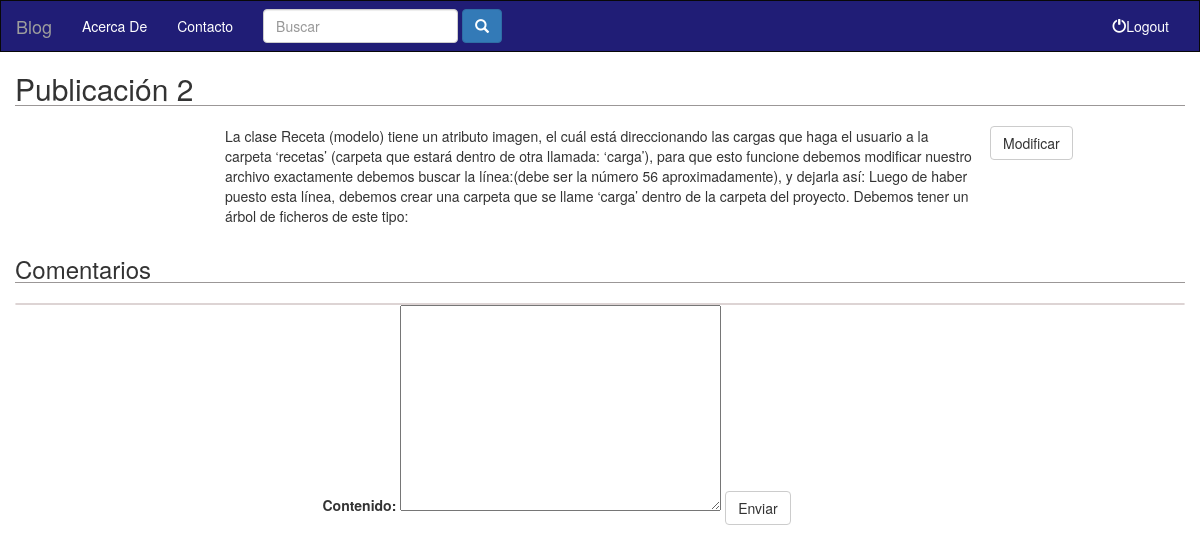
Page /publicaciones/2-Publicacion-2 on the earlier database version.
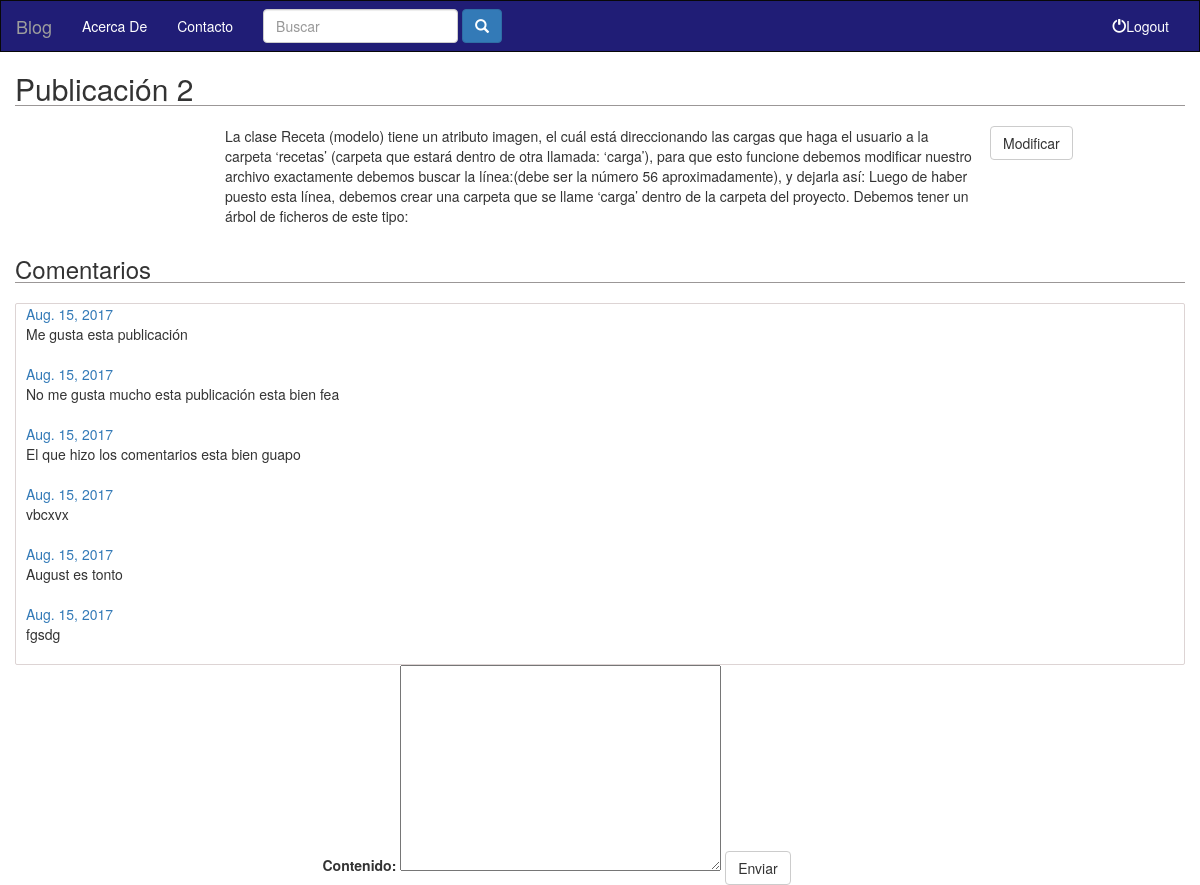
Same page on the later database version.
### publicaciones/models.py (models this page shows, shortened)
class Publicacion(models.Model):
    titulo = models.CharField(max_length=450)
    contenido = models.TextField()
    fecha = models.DateField(auto_now=False,auto_now_add=True)
    titulo_formato = models.CharField(max_length=80,null=True)
    class Admin:
        list_display = ('titulo', 'fecha' , 'titulo_formato')
        list_filter = ('titulo', 'fecha')
        ordering = ('-fecha')
        search_fields = ('titulo')

class Comentario(models.Model):
    contenido = models.TextField()
    fecha = models.DateField(auto_now=False,auto_now_add=True)
    publicacion = models.ForeignKey(Publicacion,on_delete=models.CASCADE)
    class Admin:
        ordering = ('-fecha')
        search_fields = ('contenido')

### publicaciones/views.py (the view)
# urls.py: url(r'^(?P<titulo_formateado>[a-zA-Z0-9-]+)', views.detalle, name='detalle'),
def detalle(request, titulo_formateado):
    publicacion = get_object_or_404(Publicacion, titulo_formato=titulo_formateado)
    form = ComentarioForm(request.POST or None)
    form.publicacion = publicacion
    if form.is_valid():
        form.save()
        form = ComentarioForm()
    context = { 'publicacion':publicacion,
                'form':form }
    return render(request,'publicaciones/detalle_publicacion.html', context)

### publicaciones/forms.py
class ComentarioForm(forms.ModelForm):
    class Meta:
        model = Comentario
        fields = ['contenido','publicacion']

### templates/publicaciones/detalle_publicacion.html (shortened to what this page needs)
{% extends 'base.html' %}
{% block body%}
        <div class="container">
            <div class="row">
                <section>
                    <h2 class="section-title">{{ publicacion.titulo }}</h2>
                      <a href="{% url 'publicaciones:modificarPublicacion' publicacion.titulo_formato %}">
                        <button type="submit" class="btn btn-default">Modificar</button>
                      </a>
                    <p class="col-xs-12 col-md-8 col-md-offset-2">
                        {{ publicacion.contenido }}
                    </p>
                </section>
            </div>
            <div class="row">
                <section class="">
                    <h3 class="section-title">Comentarios</h2>
                    <div class="comentarios col-md-12">
                    {% for comentario in publicacion.comentario_set.all %}
                        <div class="comentario">
                            <a href="">{{comentario.fecha}}</a>
                            <br>
                            {{ comentario.contenido }}
                        </div>
                    {% endfor %}
                    </div>
                    <form action="" class="col-xs-12 col-md-6 col-md-offset-3 " method="POST">
                        {{form.contenido.label_tag}}
                        {{form.contenido}}
                        <button type="submit" class="btn btn-default" action="" method="POST">Enviar</button>
                    </form>
                </section>
            </div>
        </div>
{% endblock %}

### templates/base.html (shortened to what this page needs)
<!DOCTYPE html>
<html lang="en">
<head>
    {% load staticfiles %}
    <link rel="stylesheet" href="{% static 'css/bootstrap.min.css' %}">
    <link rel="stylesheet" href="{% static 'css/estilos.css' %}">
     <link rel="stylesheet" href="../static/css/bootstrap.min.css">
    <link rel="stylesheet" href="../static/css/estilos.css">
</head>
<body>
    <header>
        <nav class=" navbar navbar-inverse">
            <div class="container-fluid">
                <div class="navbar-header">
                    <a href="{% url 'inicio'%}" class="navbar-brand">Blog</a>
                </div>
                <div class="collapse navbar-collapse" id="navbar-1">
                    <ul class="nav navbar-nav">
                        <li class="{% block active_about %}{% endblock %}"><a href="{% url 'about' %}">Acerca De</a></li>
                        <li class="{% block active_contact %}{% endblock %}"><a href="{% url 'contacto' %}"></span>Contacto</a></li>
                    </ul>
                     <from class="navbar-form navbar-left">
                        <div class="form-group">
                            <input name='publicacion' type="text" class="form-control" placeholder="Buscar">
                        </div>
                        <button type="submit" class="btn btn-primary">
                            <span class="glyphicon glyphicon-search"></span>
                        </button>
                    </from>
                    <ul class="nav navbar-nav navbar-right">
                        <li><a href="#"><span class="glyphicon glyphicon-off"></span>Logout</a></li>
                    </ul>
                </div>
            </div>
        </nav>
    </header>
    <div class="container-fluid">
        {% block body%}
        {% endblock %}
    </div>
</body>
</html>

### static/css/estilos.css (style rules this page uses)
.navbar { border-radius: 0; margin-bottom: 0px; }
.navbar-inverse .navbar-nav>li>a { color: #fff }
.navbar-inverse .navbar-nav>li { -webkit-transition: background-color 0.3s; }
.navbar-inverse { background-color: #201d76; }
h2,h3,h4.section-title { border-bottom: 1px solid #9b9797; margin-bottom: 20px; }
.comentarios { border-radius: 2px; border:1px solid #ddd4d4; padding: 0px; }
.comentarios .comentario { padding-bottom: 20px; padding-left: 10px; padding-right: 10px; }

Differences in the rows shown:
added Comentario: fecha "Aug. 15, 2017", contenido "Me gusta esta publicación"
added Comentario: fecha "Aug. 15, 2017", contenido "No me gusta mucho esta publicación esta bien fea"
added Comentario: fecha "Aug. 15, 2017", contenido "El que hizo los comentarios esta bien guapo"
added Comentario: fecha "Aug. 15, 2017", contenido "vbcxvx"
added Comentario: fecha "Aug. 15, 2017", contenido "August es tonto"
added Comentario: fecha "Aug. 15, 2017", contenido "fgsdg"
